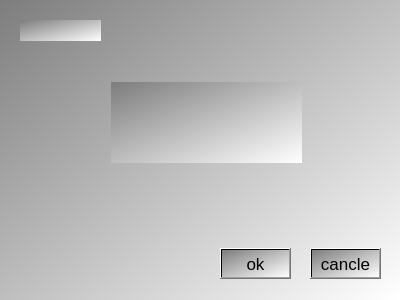
<?xml version="1.0" encoding="UTF-8"?>
<ui version="4.0">
 <class>DialogInfo</class>
 <widget class="QDialog" name="DialogInfo">
  <property name="geometry">
   <rect>
    <x>0</x>
    <y>0</y>
    <width>400</width>
    <height>300</height>
   </rect>
  </property>
  <property name="windowTitle">
   <string>Dialog</string>
  </property>
  <property name="styleSheet">
   <string notr="true">background-color: qlineargradient(spread:pad, x1:0, y1:0, x2:1, y2:1, stop:0 rgba(125, 125, 125, 255), stop:1 rgba(255, 255, 255, 255));</string>
  </property>
  <widget class="QLabel" name="labTitle">
   <property name="geometry">
    <rect>
     <x>20</x>
     <y>20</y>
     <width>81</width>
     <height>21</height>
    </rect>
   </property>
   <property name="font">
    <font>
     <pointsize>13</pointsize>
    </font>
   </property>
   <property name="text">
    <string/>
   </property>
  </widget>
  <widget class="QLabel" name="labInfo">
   <property name="geometry">
    <rect>
     <x>111</x>
     <y>82</y>
     <width>191</width>
     <height>81</height>
    </rect>
   </property>
   <property name="font">
    <font>
     <pointsize>15</pointsize>
    </font>
   </property>
   <property name="text">
    <string/>
   </property>
   <property name="alignment">
    <set>Qt::AlignCenter</set>
   </property>
  </widget>
  <widget class="QPushButton" name="pshBtnOk">
   <property name="geometry">
    <rect>
     <x>220</x>
     <y>248</y>
     <width>71</width>
     <height>31</height>
    </rect>
   </property>
   <property name="font">
    <font>
     <pointsize>13</pointsize>
    </font>
   </property>
   <property name="text">
    <string>ok</string>
   </property>
  </widget>
  <widget class="QPushButton" name="pshBtnCancle">
   <property name="geometry">
    <rect>
     <x>310</x>
     <y>248</y>
     <width>71</width>
     <height>31</height>
    </rect>
   </property>
   <property name="font">
    <font>
     <pointsize>13</pointsize>
    </font>
   </property>
   <property name="text">
    <string>cancle</string>
   </property>
  </widget>
 </widget>
 <resources/>
 <connections/>
</ui>
